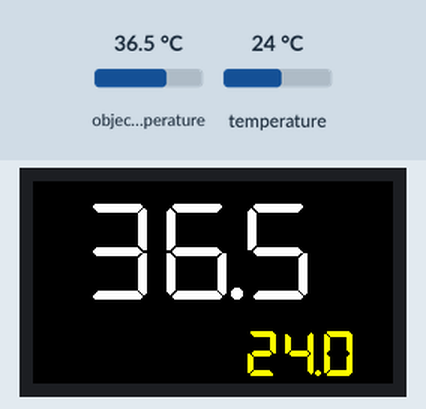
Simulated run of this program. Board: ESP32. Shown: 240×135 colour display. The inputs (shaded band) are chosen by the test bench; at power-on: object temperature 36.5 °C, temperature 24 °C.

Above: at 1.3 s.
1.4 s: object temperature set to 20 °C
At 3.4 s:
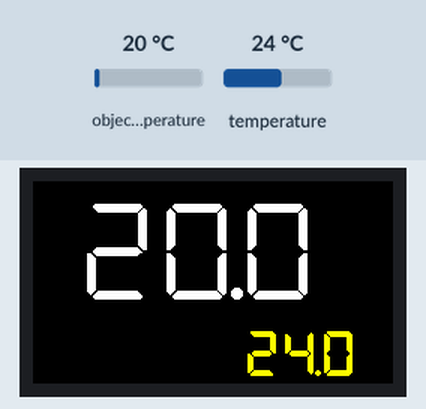
3.7 s: temperature set to 12 °C
At 5.5 s:
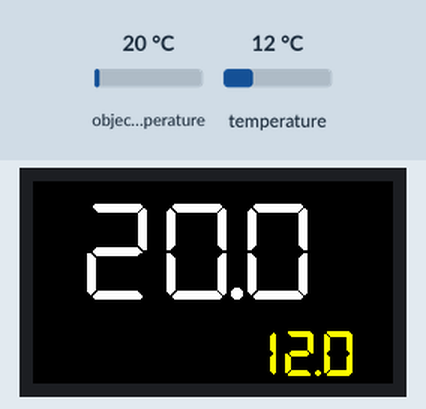
5.8 s: object temperature set to 26 °C
At 7.5 s:
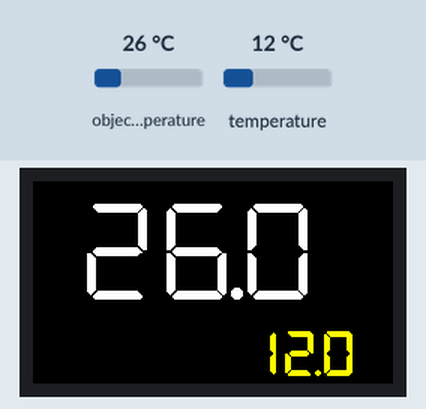
7.8 s: temperature set to 19 °C
At 9.8 s:
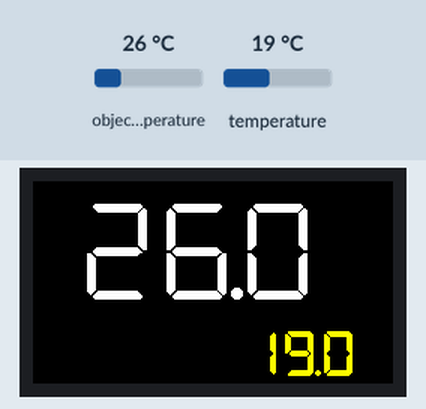
Timing chart, 0 to 10.9 s (numbered marks = the images above; inputs shaded):
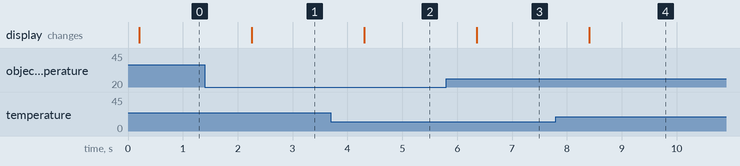

Measured:
- after the input at 1.4 s, the display: changes after 0.86 s (image 1)
- after the input at 3.7 s, the display: changes after 0.60 s (image 2)
- after the input at 5.8 s, the display: changes after 0.55 s (image 3)
- after the input at 7.8 s, the display: changes after 0.60 s (image 4)

The program:

main.cpp
```cpp
#include <Arduino.h>
#include "M5StickCPlus.h"
#include <Wire.h> // I2C library, required for MLX90614
#include <SparkFunMLX90614.h> //Click here to get the library: http://librarymanager/All#Qwiic_IR_Thermometer by SparkFun
#include "7seg70.h"
#include "7seg20.h"

IRTherm therm; // Create an IRTherm object to interact with throughout

void setup()
{
    M5.begin();
    M5.Lcd.setRotation(3);
    M5.Lcd.fillScreen(BLACK);
    M5.Lcd.setSwapBytes(true);
    //M5.Lcd.setTextSize(4);

  Wire.begin(0, 26); //Joing I2C bus Wire.begin(0,26) is for the NCIR Hat

  if (therm.begin() == false){ // Initialize thermal IR sensor
    // Serial.println("Qwiic IR thermometer did not acknowledge! Freezing!");
    while(1);
  }
  // Serial.println("Qwiic IR Thermometer did acknowledge.");

  therm.setUnit(TEMP_C); // Set the library's units to Farenheit
  // Alternatively, TEMP_F can be replaced with TEMP_C for Celsius or
  // TEMP_K for Kelvin.
}

void loop()
{
  // Call therm.read() to read object and ambient temperatures from the sensor.
  if (therm.read()) // On success, read() will return 1, on fail 0.
  {
    // Use the object() and ambient() functions to grab the object and ambient
	// temperatures.
	// They'll be floats, calculated out to the unit you set with setUnit().
    M5.Lcd.setFreeFont(&DSEG7_Classic_Regular_64);
    M5.Lcd.setTextColor(TFT_WHITE, TFT_BLACK);
    //M5.Lcd.setTextSize(4);
    //M5.Lcd.setCursor(0, 70);
    M5.Lcd.drawString(String(therm.object(), 1),30,15);
    //M5.Lcd.print(String(therm.object(), 1));
    //M5.Lcd.setTextSize(3);
    M5.Lcd.setFreeFont(&DSEG7_Classic_Bold_30);
    M5.Lcd.setTextColor(YELLOW, TFT_BLACK);
    //M5.Lcd.setCursor(0, 130);
    M5.Lcd.drawString(String(therm.ambient(), 1),140,100);
    //M5.Lcd.print(String(therm.ambient(), 1));
  }
  delay(1000);
}
```

Source omitted: 7seg20.h (data table, 28838 bytes), 7seg70.h (data table, 104309 bytes)
